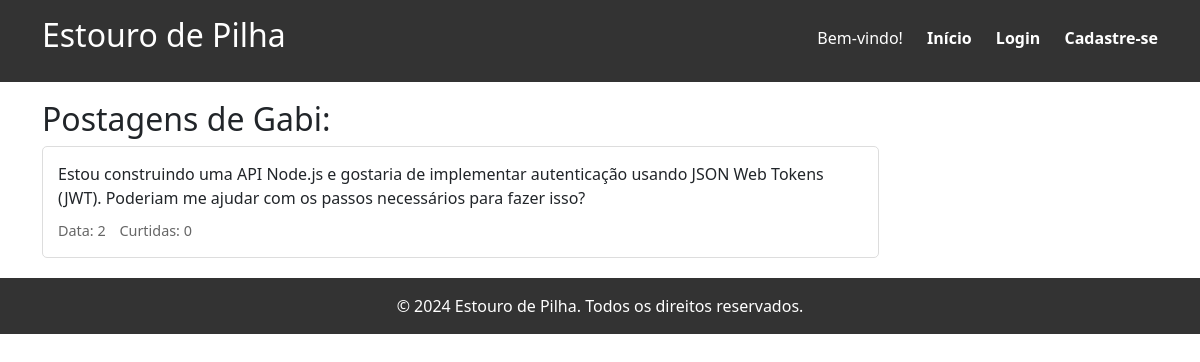
Screenshot of /perfil_usuario.php?usr_id=2 with the database file from the repository.
### tables this page shows
CREATE TABLE IF NOT EXISTS db_usr (
  usr_id INT NOT NULL AUTO_INCREMENT,
  usr_name VARCHAR(20) NOT NULL,
  usr_password VARCHAR(255) NOT NULL,
  PRIMARY KEY (usr_id)
);

CREATE TABLE IF NOT EXISTS db_post (
  post_id INT NOT NULL AUTO_INCREMENT,
  post_tittle VARCHAR(30) NOT NULL,
  post_body TEXT NOT NULL,
   
  post_note INT,
  usr_id INT NOT NULL,
  PRIMARY KEY (post_id),
  FOREIGN KEY (usr_id) REFERENCES db_usr(usr_id)
);

### banco.php (called while the page is built, shortened)
<?php
$dbhost = "localhost";
$dbuser = "root";
$dbpass = "";
$dbname = "db_estouro_de_pilha";
$banco = new mysqli($dbhost, $dbuser, $dbpass, $dbname);
function countLikes(int $post_id) {
    global $banco;
    $sql = "SELECT COUNT(*) AS likes FROM db_likes WHERE post_id = ?";
    $stmt = $banco->prepare($sql);
    $stmt->bind_param("i", $post_id);
    $stmt->execute();
    $result = $stmt->get_result();
    return $result->fetch_object()->likes;
}
?>

### perfil_usuario.php (the view, shortened to what this page needs)
<?php
$logged_in = $_SESSION['logged_in'] ?? false;
$usr = $_SESSION['usr'] ?? '';
require_once 'banco.php';
$usr_id = $_GET['usr_id'];
$stmt = $banco->prepare("SELECT usr_name FROM db_usr WHERE usr_id = ?");
$stmt->bind_param("i", $usr_id);
$stmt->execute();
$result = $stmt->get_result();
$usuario = $result->fetch_object();
$stmt_posts = $banco->prepare("SELECT post_id, post_body FROM db_post WHERE usr_id = ?");
$stmt_posts->bind_param("i", $usr_id);
$stmt_posts->execute();
$result_posts = $stmt_posts->get_result();
?>
<!DOCTYPE html>
<html lang="pt-br">
<head>
    <link rel="stylesheet" href="estilos.css">
    <link href="https://cdn.jsdelivr.net/npm/bootstrap@5.3.3/dist/css/bootstrap.min.css" rel="stylesheet">
</head>
<body>
<header>
    <div class="container">
        <h1>Estouro de Pilha</h1>
        <nav>
            <ul>
                <?php if ($logged_in): ?>
                    <li>Olá, <?php echo htmlspecialchars($usr); ?>!</li>
                    <li><a href="index.php">Início</a></li>
                    <li><a href="meu_perfil.php">Meu Perfil</a></li>
                    <li><a href="logout.php">Logout</a></li>
                <?php else: ?>
                    <li>Bem-vindo!</li>
                    <li><a href="index.php">Início</a></li>
                    <li><a href="login.php">Login</a></li>
                    <li><a href="register.php">Cadastre-se</a></li>
                <?php endif; ?>
            </ul>
        </nav>
    </div>
</header>
<main class="container">
    <section class="feed">
    <h2>Postagens de <?php echo htmlspecialchars($usuario->usr_name);?>:</h2>
        <?php while ($post = $result_posts->fetch_object()):?>
            <div class="post">
                <p><?php echo nl2br(htmlspecialchars($post->post_body));?></p>
                <div class="post-info">
                    <span>Data: <?php echo htmlspecialchars($post->post_id);?></span>
                    <span>Curtidas: <?php echo countLikes($post->post_id);?></span>
                </div>
            </div>
        <?php endwhile;?>
    </section>
</main>
<footer>
    <div class="container">
        <p>&copy; 2024 Estouro de Pilha. Todos os direitos reservados.</p>
    </div>
</footer>
</body>
</html>

### estilos.css (style rules this page uses)
* { margin: 0; padding: 0; box-sizing: border-box; }
body { font-family: Arial, sans-serif; line-height: 1.6; background-color: #f4f4f4; }
.container { width: 80%; margin: auto; overflow: hidden; }
header { background: #333; color: #fff; padding: 1rem 0; position: fixed; top: 0; width: 100%; z-index: 1000; }
header h1 { float: left; font-size:xx-large; font-display:inherit ; }
header nav { float: right; margin-top: 10px; }
header nav ul { list-style: none; }
header nav ul li { display: inline; margin-left: 20px; }
header nav ul li a { color: #fff; text-decoration: none; font-weight: bold; }
main { display: flex; margin-top: 80px; }
.feed { width: 75%; margin-top: 100px; }
.post { background: #fff; padding: 15px; margin-bottom: 20px; border: 1px solid #ddd; border-radius: 5px; }
.post p { margin-bottom: 10px; }
.post-info { margin-top: 10px; font-size: 0.9rem; color: #666; }
.post-info span { margin-right: 10px; }
footer { display: flex; flex-direction: column; margin-top: auto; background: #333; color: #fff; text-align: center; padding: 1rem 0; width: 100%; }
footer p { margin: 0; }

### rows the page displays
db_usr: usr_name "Gabi"
db_post: post_body "Estou construindo uma API Node.js e gostaria de implementar autenticação usando JSON Web Tokens (JWT). Poderiam me ajudar com os passos necessários para fazer isso?", post_id "2", post_id "0"
